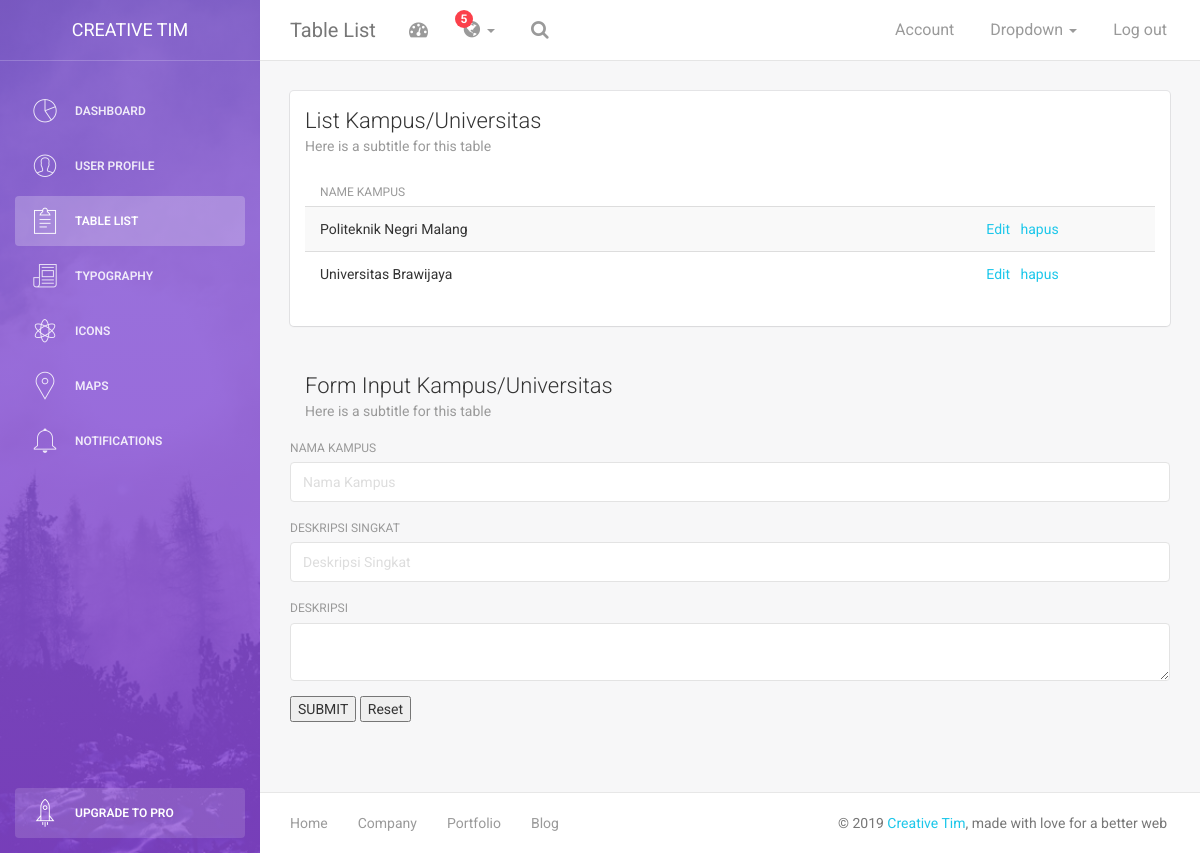
Page /table.php on the committed database.
### tables this page shows
CREATE TABLE `kampus` (
  `id` int(11) NOT NULL,
  `nama_kampus` varchar(50) NOT NULL,
  `deskripsi` varchar(500) NOT NULL,
  `deskripsi_singkat` varchar(255) NOT NULL
);

### table.php (the view, shortened to what this page needs)
<!doctype html>
<html lang="en">
<head>
    <link href="assets/css/bootstrap.min.css" rel="stylesheet" />
    <link href="assets/css/animate.min.css" rel="stylesheet"/>
    <link href="assets/css/light-bootstrap-dashboard.css?v=1.4.0" rel="stylesheet"/>
    <link href="assets/css/demo.css" rel="stylesheet" />
    <link href="http://maxcdn.bootstrapcdn.com/font-awesome/4.2.0/css/font-awesome.min.css" rel="stylesheet">
    <link href="assets/css/pe-icon-7-stroke.css" rel="stylesheet" />
</head>
<body>
<div class="wrapper">
    <div class="sidebar" data-color="purple" data-image="assets/img/sidebar-5.jpg">
    	<div class="sidebar-wrapper">
            <div class="logo">
                <a href="http://www.creative-tim.com" class="simple-text">
                    Creative Tim
                </a>
            </div>
            <ul class="nav">
                <li>
                    <a href="dashboard.html">
                        <i class="pe-7s-graph"></i>
                        <p>Dashboard</p>
                    </a>
                </li>
                <li>
                    <a href="user.html">
                        <i class="pe-7s-user"></i>
                        <p>User Profile</p>
                    </a>
                </li>
                <li class="active">
                    <a href="table.html">
                        <i class="pe-7s-note2"></i>
                        <p>Table List</p>
                    </a>
                </li>
                <li>
                    <a href="typography.html">
                        <i class="pe-7s-news-paper"></i>
                        <p>Typography</p>
                    </a>
                </li>
                <li>
                    <a href="icons.html">
                        <i class="pe-7s-science"></i>
                        <p>Icons</p>
                    </a>
                </li>
                <li>
                    <a href="maps.html">
                        <i class="pe-7s-map-marker"></i>
                        <p>Maps</p>
                    </a>
                </li>
                <li>
                    <a href="notifications.html">
                        <i class="pe-7s-bell"></i>
                        <p>Notifications</p>
                    </a>
                </li>
				<li class="active-pro">
                    <a href="upgrade.html">
                        <i class="pe-7s-rocket"></i>
                        <p>Upgrade to PRO</p>
                    </a>
                </li>
            </ul>
    	</div>
    </div>
    <div class="main-panel">
		<nav class="navbar navbar-default navbar-fixed">
            <div class="container-fluid">
                <div class="navbar-header">
                    <a class="navbar-brand" href="#">Table List</a>
                </div>
                <div class="collapse navbar-collapse">
                    <ul class="nav navbar-nav navbar-left">
                        <li>
                            <a href="#" class="dropdown-toggle" data-toggle="dropdown">
                                <i class="fa fa-dashboard"></i>
                            </a>
                        </li>
                        <li class="dropdown">
                              <a href="#" class="dropdown-toggle" data-toggle="dropdown">
                                    <i class="fa fa-globe"></i>
                                    <b class="caret hidden-sm hidden-xs"></b>
                                    <span class="notification hidden-sm hidden-xs">5</span>
                              </a>
                        </li>
                        <li>
                           <a href="">
                                <i class="fa fa-search"></i>
                            </a>
                        </li>
                    </ul>
                    <ul class="nav navbar-nav navbar-right">
                        <li>
                           <a href="">
                               <p>Account</p>
                            </a>
                        </li>
                        <li class="dropdown">
                              <a href="#" class="dropdown-toggle" data-toggle="dropdown">
                                    <p>
										Dropdown
										<b class="caret"></b>
									</p>
                              </a>
                        </li>
                        <li>
                            <a href="#">
                                <p>Log out</p>
                            </a>
                        </li>
                    </ul>
                </div>
            </div>
        </nav>
        <div class="content">
            <div class="container-fluid">
                <div class="row">
                    <div class="col-md-12">
                        <div class="card">
                            <div class="header">
                                <h4 class="title">List Kampus/Universitas</h4>
                                <p class="category">Here is a subtitle for this table</p>
                                <div class="content table-responsive table-full-width">
                                <table class="table table-hover table-striped">
                                    <thead>
                                    	<th>Name Kampus</th>
                                    </thead>
                                    <tbody>
                                    <?php
                                        require_once 'db_connection/konek.php';
                                        $query = mysqli_query($mysqli, "SELECT * FROM kampus");
                                        while($hasil  = mysqli_fetch_assoc($query)) {
                                    ?>
                                        <tr>
                                        	<td><?php echo $hasil['nama_kampus']?></td>
                                        	<td></td>
                                        	<td></td>
                                        	<td></td>
                                        	<td><center><a href="from_edit.php?id=<?php echo $hasil['id'];?>">Edit</a> &nbsp
                                                        <a href="crud/delete_campus.php?id=<?php echo $hasil['id'];?>">hapus</a>
                                                </center></td>
                                        </tr>
                                        <?php } ?>
                                    </tbody>
                                </table>
                            </div>
                            </div>
                        </div>
                    </div>
                    <div class="col-md-12">
                        <div class="card card-plain">
                            <div class="header">
                                <h4 class="title">Form Input Kampus/Universitas</h4>
                                <p class="category">Here is a subtitle for this table</p>
                            </div>
                            <div class="content table-responsive table-full-width">
                                <form action="crud/input_campus.php" method="post">
                                    <div class="form-group">
                                        <label for="nama_kampus">Nama Kampus</label>
                                        <input type="text" class="form-control" id="nama_kampus" name="nama_kampus" placeholder="Nama Kampus">
                                    </div>
                                    <div class="form-group">
                                        <label for="deskripsi_singkat">Deskripsi Singkat</label>
                                        <input type="text" class="form-control" id="deskripsi_singkat" name="deskripsi_singkat" placeholder="Deskripsi Singkat">
                                    </div>
                                    <div class="form-group">
                                        <label for="deskripsi">Deskripsi</label>
                                        <textarea class="form-control" id="deskripsi" name="deskripsi"></textarea>
                                    </div>
                                        <input type="submit" value="SUBMIT" name="TAMBAH" id="TAMBAH">
                                        <input type="reset">
                                </form>
                            </div>
                        </div>
                    </div>
                </div>
            </div>
        </div>
        <footer class="footer">
            <div class="container-fluid">
                <nav class="pull-left">
                    <ul>
                        <li>
                            <a href="#">
                                Home
                            </a>
                        </li>
                        <li>
                            <a href="#">
                                Company
                            </a>
                        </li>
                        <li>
                            <a href="#">
                                Portfolio
                            </a>
                        </li>
                        <li>
                            <a href="#">
                               Blog
                            </a>
                        </li>
                    </ul>
                </nav>
                <p class="copyright pull-right">
                    &copy; <script>document.write(new Date().getFullYear())</script> <a href="http://www.creative-tim.com">Creative Tim</a>, made with love for a better web
                </p>
            </div>
        </footer>
    </div>
</div>
</body>
</html>

### assets/css/demo.css (style rules this page uses)
.sidebar .nav > li.active-pro { position: absolute; width: 100%; bottom: 10px; }
.sidebar .nav > li.active-pro a { background: rgba(255, 255, 255, 0.14); opacity: 1; color: #FFFFFF; }

### rows in the picture
kampus: nama_kampus "Politeknik Negri Malang"
kampus: nama_kampus "Universitas Brawijaya"
